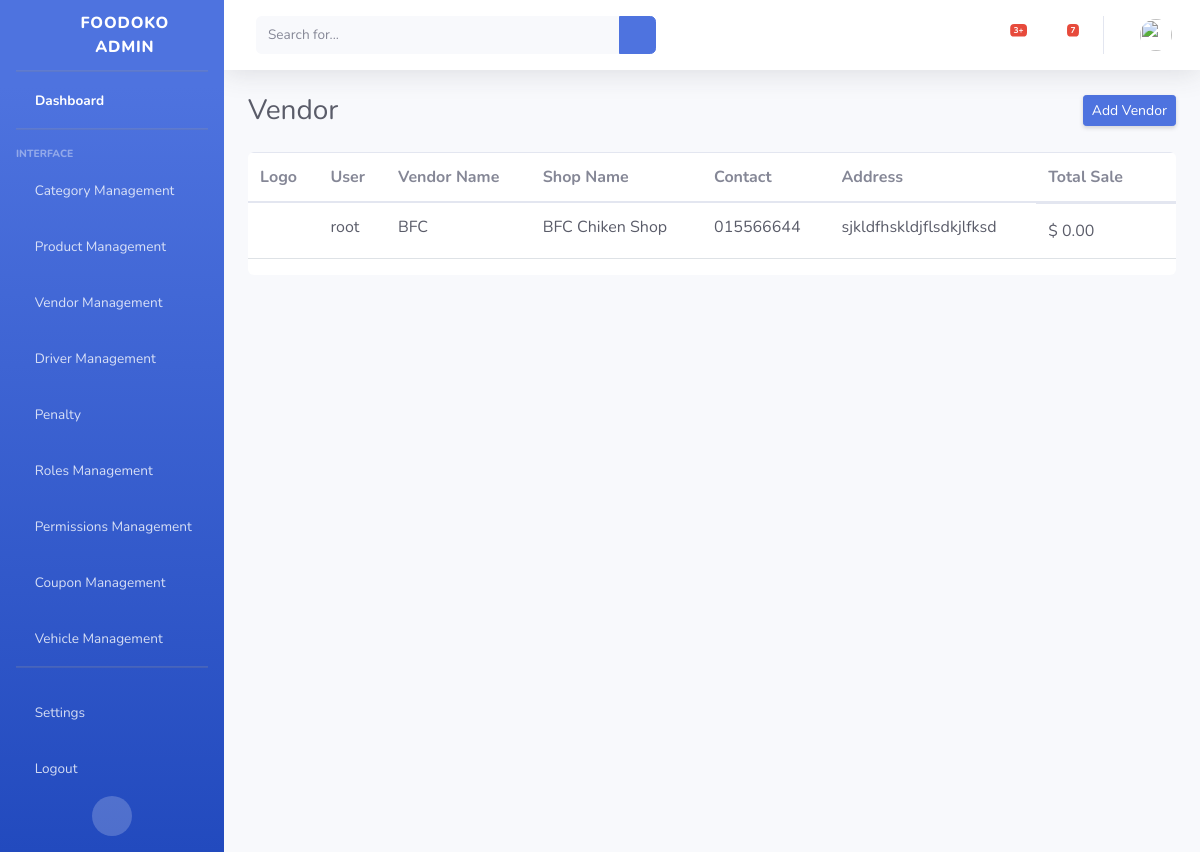
The app's page /adminpanel/vendors/ with its own data.
### authentication/models.py (models this page shows, shortened)
class VendorProfile(models.Model):
    user = models.OneToOneField(User, on_delete=models.CASCADE)
    vendor_name = models.CharField(max_length=255)
    shop_name = models.CharField(max_length=255, unique=True)
    shop_logo = models.ImageField(upload_to="images/")
    contact_number = models.CharField(max_length=255)
    address = models.TextField(null=True)
    total_sale = models.DecimalField(decimal_places=2, max_digits=19, default=0.00)
    class Meta:
        ordering = ["-id"]
        verbose_name = "Vendor Profile"

### Dashboard/views.py (the view)
# urls.py: path("vendors/", VendorView.as_view(), name="VendorView"),
class VendorView(View):
    template_name = "vendor/vendors.html"
    def get(self, request):
        vendors = VendorProfile.objects.all()
        args = {
            "vendors": vendors,
        }
        return render(request, self.template_name, args)

### Dashboard/templates/vendor/vendors.html (shortened to what this page needs)
{% load static %}
{% include 'base.html' %}
<body id="page-top">
    <div id="wrapper">
        {% include 'admin-sidebar.html' %}
        <div id="content-wrapper" class="d-flex flex-column">
            <div id="content">
               {% include 'admin-nav.html' %}
                <div class="container-fluid">
                    <div class="d-sm-flex align-items-center justify-content-between mb-4">
                        <h1 class="h3 mb-0 text-gray-800">Vendor</h1>
                        <a href="{% url 'AddVendor' %}" class="d-none d-sm-inline-block btn btn-sm btn-primary shadow-sm">Add Vendor</a>
                    </div>
                    <div class="main____dept____table table-responsive">
                      {% if vendors %}
                        <table class="table">
                          <thead class="table_____head">
                            <tr>
                              <th scope="col">Logo</th>
                              <th scope="col">User</th>
                              <th scope="col">Vendor Name</th>
                              <th scope="col">Shop Name</th>
                              <th scope="col">Contact</th>
                              <th scope="col">Address</th>
                              <th scope="col">Total Sale</th>
                            </tr>
                          </thead>
                          <tbody class="catgory__table">
                          {% for v in vendors %}
                            <tr>
                              <td class="category__data"><img src="{{ v.shop_logo.url }}" alt="" style="height: 40px;"></td>
                              <td class="category__data"><a href="#" class="w-100 d-flex text-dark category__name">{{ v.user.username }}</a></td>
                              <td class="category__data"><a href="#" class="w-100 d-flex text-dark category__name">{{ v.vendor_name }}</a></td>
                              <td class="category__data"><a href="#" class="w-100 d-flex text-dark category__name">{{ v.shop_name }}</a></td>
                              <td class="category__data"><a href="#" class="w-100 d-flex text-dark category__name">{{ v.contact_number }}</a></td>
                              <td class="category__data"><a href="#" class="w-100 d-flex text-dark category__name">{{ v.address }}</a></td>
                              <td class="d-flex align-items-center">
                                {% if v.total_sale %}
                                <a href="#" class="w-100 d-flex text-dark">{{ v.total_sale }}</a>
                                {% else %}
                                <a href="#" class="w-100 d-flex text-dark">$ 0.00</a>
                                {% endif %}
                                <form method="POST" action="{% url 'deleteVendor' %}">
                                  <button class="border-0 bg-white" type="submit"><i class="fas fa-times-circle cross____icon"></i></button>
                                </form>
                                  <a href="{% url 'editVendor' v.id %}" class="border-0 bg-white" type="submit"><i class="fas fa-edit cross____icon"></i></a>
                              </td>
                            </tr>
                           {% endfor %}
                          </tbody>
                        </table>
                        {% endif %}
                      </div>
                </div>
            </div>
        </div>
    </div>
</body>

### static/admin-css/azim.css (style rules this page uses)
.main____dept____table { background: #fff; border-radius: 6px; }
.cross____icon { font-size: 25px; transition: 0.2s all ease-in-out; }

### records on screen
VendorProfile: user.username "root", vendor_name "BFC", shop_name "BFC Chiken Shop", contact_number "015566644", address "sjkldfhskldjflsdkjlfksd", total_sale "$ 0.00"
